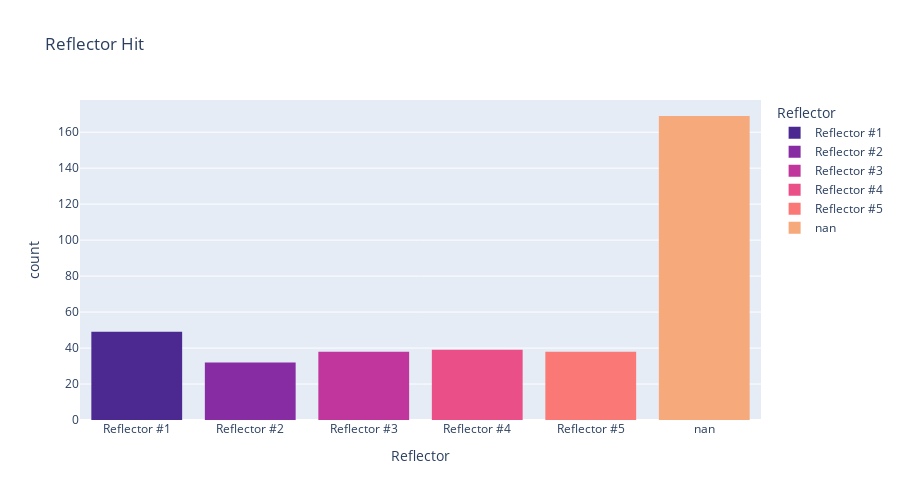

Notebook code cell kept with this figure:
### Code cell
px.histogram(df.sort_values('reflector_str', ascending=True), x='reflector_str', title='Reflector Hit', color='reflector_str', **histogram_options)

### Figure 1 — Plotly figure (JSON) as saved in the notebook; plotly's stock layout.template omitted (floating-point values rounded to 4 significant figures; data arrays with more than 128 entries replaced by an {"elided": "..."} marker saying what was removed)
{"data": [{"alignmentgroup": "True", "bingroup": "x", "hovertemplate": "Reflector=%{x}<br>count=%{y}<extra></extra>", "legendgroup": "Reflector #1", "marker": {"color": "rgb(75, 41, 145)", "pattern": {"shape": ""}}, "name": "Reflector #1", "offsetgroup": "Reflector #1", "orientation": "v", "showlegend": true, "type": "histogram", "x": ["Reflector #1", "Reflector #1", "Reflector #1", "Reflector #1", "Reflector #1", "Reflector #1", "Reflector #1", "Reflector #1", "Reflector #1", "Reflector #1", "Reflector #1", "Reflector #1", "Reflector #1", "Reflector #1", "Reflector #1", "Reflector #1", "Reflector #1", "Reflector #1", "Reflector #1", "Reflector #1", "Reflector #1", "Reflector #1", "Reflector #1", "Reflector #1", "Reflector #1", "Reflector #1", "Reflector #1", "Reflector #1", "Reflector #1", "Reflector #1", "Reflector #1", "Reflector #1", "Reflector #1", "Reflector #1", "Reflector #1", "Reflector #1", "Reflector #1", "Reflector #1", "Reflector #1", "Reflector #1", "Reflector #1", "Reflector #1", "Reflector #1", "Reflector #1", "Reflector #1", "Reflector #1", "Reflector #1", "Reflector #1", "Reflector #1"], "xaxis": "x", "yaxis": "y"}, {"alignmentgroup": "True", "bingroup": "x", "hovertemplate": "Reflector=%{x}<br>count=%{y}<extra></extra>", "legendgroup": "Reflector #2", "marker": {"color": "rgb(135, 44, 162)", "pattern": {"shape": ""}}, "name": "Reflector #2", "offsetgroup": "Reflector #2", "orientation": "v", "showlegend": true, "type": "histogram", "x": ["Reflector #2", "Reflector #2", "Reflector #2", "Reflector #2", "Reflector #2", "Reflector #2", "Reflector #2", "Reflector #2", "Reflector #2", "Reflector #2", "Reflector #2", "Reflector #2", "Reflector #2", "Reflector #2", "Reflector #2", "Reflector #2", "Reflector #2", "Reflector #2", "Reflector #2", "Reflector #2", "Reflector #2", "Reflector #2", "Reflector #2", "Reflector #2", "Reflector #2", "Reflector #2", "Reflector #2", "Reflector #2", "Reflector #2", "Reflector #2", "Reflector #2", "Reflector #2"], "xaxis": "x", "yaxis": "y"}, {"alignmentgroup": "True", "bingroup": "x", "hovertemplate": "Reflector=%{x}<br>count=%{y}<extra></extra>", "legendgroup": "Reflector #3", "marker": {"color": "rgb(192, 54, 157)", "pattern": {"shape": ""}}, "name": "Reflector #3", "offsetgroup": "Reflector #3", "orientation": "v", "showlegend": true, "type": "histogram", "x": ["Reflector #3", "Reflector #3", "Reflector #3", "Reflector #3", "Reflector #3", "Reflector #3", "Reflector #3", "Reflector #3", "Reflector #3", "Reflector #3", "Reflector #3", "Reflector #3", "Reflector #3", "Reflector #3", "Reflector #3", "Reflector #3", "Reflector #3", "Reflector #3", "Reflector #3", "Reflector #3", "Reflector #3", "Reflector #3", "Reflector #3", "Reflector #3", "Reflector #3", "Reflector #3", "Reflector #3", "Reflector #3", "Reflector #3", "Reflector #3", "Reflector #3", "Reflector #3", "Reflector #3", "Reflector #3", "Reflector #3", "Reflector #3", "Reflector #3", "Reflector #3"], "xaxis": "x", "yaxis": "y"}, {"alignmentgroup": "True", "bingroup": "x", "hovertemplate": "Reflector=%{x}<br>count=%{y}<extra></extra>", "legendgroup": "Reflector #4", "marker": {"color": "rgb(234, 79, 136)", "pattern": {"shape": ""}}, "name": "Reflector #4", "offsetgroup": "Reflector #4", "orientation": "v", "showlegend": true, "type": "histogram", "x": ["Reflector #4", "Reflector #4", "Reflector #4", "Reflector #4", "Reflector #4", "Reflector #4", "Reflector #4", "Reflector #4", "Reflector #4", "Reflector #4", "Reflector #4", "Reflector #4", "Reflector #4", "Reflector #4", "Reflector #4", "Reflector #4", "Reflector #4", "Reflector #4", "Reflector #4", "Reflector #4", "Reflector #4", "Reflector #4", "Reflector #4", "Reflector #4", "Reflector #4", "Reflector #4", "Reflector #4", "Reflector #4", "Reflector #4", "Reflector #4", "Reflector #4", "Reflector #4", "Reflector #4", "Reflector #4", "Reflector #4", "Reflector #4", "Reflector #4", "Reflector #4", "Reflector #4"], "xaxis": "x", "yaxis": "y"}, {"alignmentgroup": "True", "bingroup": "x", "hovertemplate": "Reflector=%{x}<br>count=%{y}<extra></extra>", "legendgroup": "Reflector #5", "marker": {"color": "rgb(250, 120, 118)", "pattern": {"shape": ""}}, "name": "Reflector #5", "offsetgroup": "Reflector #5", "orientation": "v", "showlegend": true, "type": "histogram", "x": ["Reflector #5", "Reflector #5", "Reflector #5", "Reflector #5", "Reflector #5", "Reflector #5", "Reflector #5", "Reflector #5", "Reflector #5", "Reflector #5", "Reflector #5", "Reflector #5", "Reflector #5", "Reflector #5", "Reflector #5", "Reflector #5", "Reflector #5", "Reflector #5", "Reflector #5", "Reflector #5", "Reflector #5", "Reflector #5", "Reflector #5", "Reflector #5", "Reflector #5", "Reflector #5", "Reflector #5", "Reflector #5", "Reflector #5", "Reflector #5", "Reflector #5", "Reflector #5", "Reflector #5", "Reflector #5", "Reflector #5", "Reflector #5", "Reflector #5", "Reflector #5"], "xaxis": "x", "yaxis": "y"}, {"alignmentgroup": "True", "bingroup": "x", "hovertemplate": "Reflector=%{x}<br>count=%{y}<extra></extra>", "legendgroup": "nan", "marker": {"color": "rgb(246, 169, 122)", "pattern": {"shape": ""}}, "name": "nan", "offsetgroup": "nan", "orientation": "v", "showlegend": true, "type": "histogram", "x": {"elided": "169 str values"}, "xaxis": "x", "yaxis": "y"}], "layout": {"barmode": "relative", "height": 500, "legend": {"title": {"text": "Reflector"}, "tracegroupgap": 0}, "title": {"text": "Reflector Hit"}, "xaxis": {"anchor": "y", "categoryarray": ["Reflector #1", "Reflector #2", "Reflector #3", "Reflector #4", "Reflector #5", "nan"], "categoryorder": "array", "domain": [0, 1], "title": {"text": "Reflector"}}, "yaxis": {"anchor": "x", "domain": [0, 1], "title": {"text": "count"}}}}
